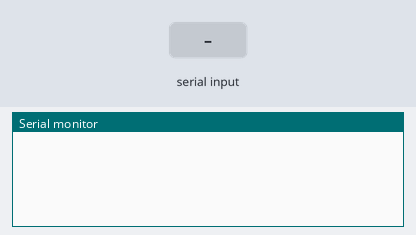
Bench run of a sketch on a simulated Arduino Uno, built with avr-gcc and run on an emulated ATmega328P. Shown: the last lines printed to the serial monitor. The inputs (shaded band) are chosen by the test bench.

Above: at 1.2 s.
1.3 s: "90,45\n" received over Serial
At 2.0 s:
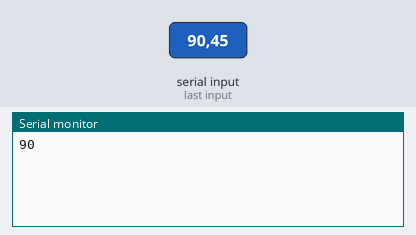
4.3 s: "30,150\n" received over Serial
At 5.6 s:
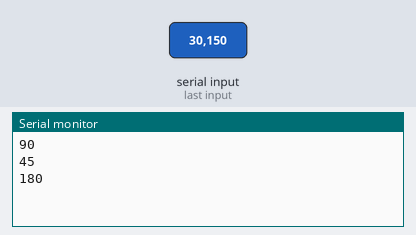
Timing chart, 0 to 7.3 s (numbered marks = the images above; inputs shaded):
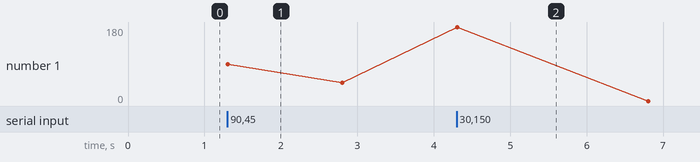

Measured:
- after the input at 1.3 s, the serial monitor: prints a new line at once (image 1)
- after the input at 4.3 s, the serial monitor: prints a new line at once (image 2)

The sketch:

test.ino
```cpp
void setup() {
  // put your setup code here, to run once:
  Serial.begin(9600);
}

void loop() {
  // put your main code here, to run repeatedly:
  long a = Serial.parseInt();
  long b = Serial.parseInt();

  Serial.println(a+b);

  delay(500);
}
```
